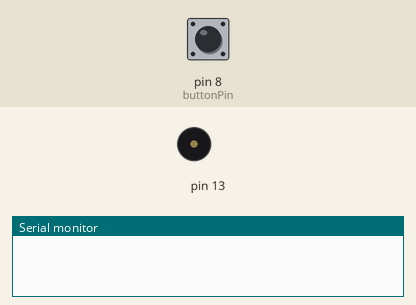
Bench run of a sketch on a simulated Arduino Uno, built with avr-gcc and run on an emulated ATmega328P. On the bench: buzzer (waves = sounding), the last lines printed to the serial monitor. The inputs (shaded band) are chosen by the test bench; at power-on: pin 8 (buttonPin) HIGH.

Above: at 1.2 s.
1.3 s: pin 8 (buttonPin) pulled LOW for 0.15 s
At 1.4 s:
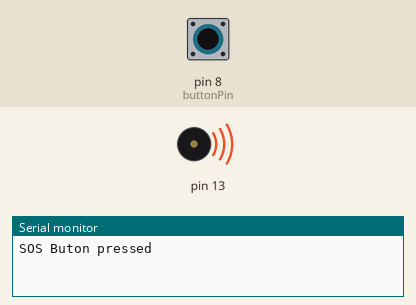
4.3 s: pin 8 (buttonPin) pulled LOW for 1 s
7.3 s: pin 8 (buttonPin) pulled LOW for 3.2 s
Timing chart, 0 to 13.5 s (numbered marks = the images above; inputs shaded):
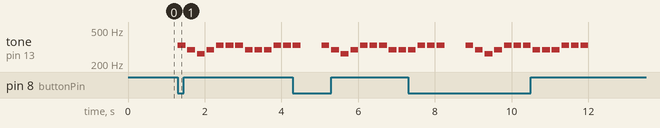

Measured:
- after the input at 1.3 s, tone on pin 13: plays 330 Hz for 0.20 s, 294 Hz for 0.20 s, 262 Hz for 0.20 s, 294 Hz for 0.20 s, 330 Hz for 0.20 s, 330 Hz for 0.20 s … (12 notes in this stretch), starting at once

The sketch:

sos.ino
```cpp
#include<Wire.h>
#include<time.h>
#define C 262
#define D 294
#define E 330

int buttonPin = 8; //pin 번호 8에 + 와 GND 연결
//time_t now = time(NULL);
int tempo = 200; // duration 옵션 값을 설정
int notes[13] = { E,D,C,D,E,E,E,D,D,D,E,E,E }; //동요 종이비행기
void setup() {
  // put your setup code here, to run once:
  Wire.begin();
  Serial.begin(9600);
  pinMode(buttonPin, INPUT_PULLUP); // 스위치를 구성하기 쉬운 방법 INPUT_PULLUP
}

void loop() {
  // put your main code here, to run repeatedly:
  if(digitalRead(buttonPin)==LOW){
    // 스위치가 눌렸을 때, 떼어졌을 때 무슨 숫자가 나올지 찍어봄
    // Serial.println(digitalRead(buttonPin));
    Serial.println("SOS Buton pressed");
    playmusic();
    delay(500);
    }
}
void playmusic(){
  for(int i = 0; i< 13; i++){
    tone(13,notes[i],tempo);
    delay(250);
    }
  }
```
